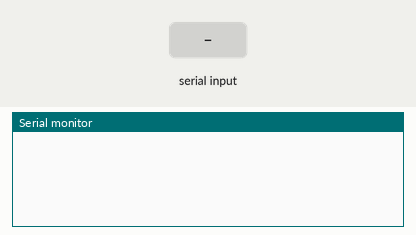
The sketch below on a simulated Arduino Mega 2560, built with avr-gcc and run on an emulated ATmega2560. Parts: the last lines printed to the serial monitor. Inputs (shaded band) come from the test bench.

Above: at 2.2 s.
2.3 s: "," received over the second serial link
At 2.9 s:
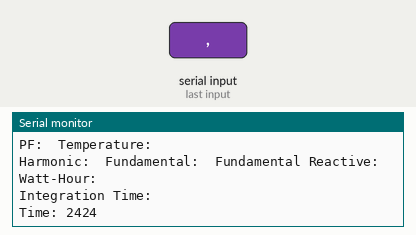
3.8 s: "1" received over the second serial link
At 3.96 s:
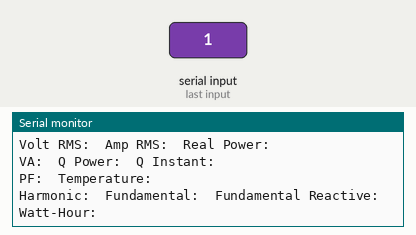

The sketch:

Arduino_Atmega_thesis.ino
```cpp
// defines used by the serial event
// do not modify
#define  STX 2
#define  ETX 3
#define  SERIALSTX 0
#define  SERIALETX 1
#define  SERIALRDY 2

// Energy Meter read results
String  EM;
String  EM_version;
String  EM_Vrms;
String  EM_Irms;
String  EM_RealPower;
String  EM_VA;
String  EM_QPower;
String  EM_QInstant;
String  EM_PowerFactor;
String  EM_Temperature;
String  EM_Harmonic;
String  EM_Fundamental;
String  EM_FundReact;
String  EM_WattHour;
String  EM_IntegrationTime;
String  myTime;

byte  serial_state;
String serialinput;
boolean  carddetected = false;
char a = 0;


void setup() {
  // initialize serial:
  Serial.begin(9600);
  Serial2.begin(9600);
  delay(1000);
  serial_state = SERIALSTX;
  serialinput = "";
  check_EnergyMeter();


}

void loop() {

  if (check_EnergyMeter() == true) {

    /* Replace the following demo codes with your own
    */
    Serial.print("Version: ");
    Serial.println(EM_version);
    Serial.print("Volt RMS: ");
    Serial.print(EM_Vrms);
    Serial.print(" Amp RMS: ");
    Serial.print(EM_Irms);
    Serial.print(" Real Power: ");
    Serial.println(EM_RealPower);

    Serial.print("VA: ");
    Serial.print(EM_VA);
    Serial.print(" Q Power: ");
    Serial.print(EM_QPower);
    Serial.print(" Q Instant: ");
    Serial.println(EM_QInstant);

    Serial.print("PF: ");
    Serial.print(EM_PowerFactor);
    Serial.print(" Temperature: ");
    Serial.println(EM_Temperature);

    Serial.print("Harmonic: ");
    Serial.print(EM_Harmonic);
    Serial.print(" Fundamental: ");
    Serial.print(EM_Fundamental);
    Serial.print(" Fundamental Reactive: ");
    Serial.println(EM_FundReact);

    Serial.print("Watt-Hour: ");
    Serial.println(EM_WattHour);
    Serial.print("Integration Time: ");
    Serial.println(EM_IntegrationTime);
    Serial.println("");

    Serial.print("Time: ");
    myTime = millis();
    Serial.println(myTime);
    delay(1000);
  }


  /*
    //Uncomment this to check the Energy meter data, if it is in ASCII CSV format
    //Then comment out the above sample code.
    // This is for checking only
    if(Serial.available()){
    a = Serial.read();
    Serial.print(a);
    }

  */

}


/* Do not modify anything in the following codes unless
  you absolutely know what you are doing :-) */

boolean check_EnergyMeter(void) {

  int  strindex;
  int  strindexe;

  // Read if Energy Meter II data is available
  if (serial_state == SERIALRDY) {

    //extract waiting for response portion
    strindex = serialinput.indexOf(",");
    EM = serialinput.substring(strindex, strindexe);

    //extract version portion
    strindex++;
    strindexe = serialinput.indexOf(",", strindex);
    EM_version = serialinput.substring(strindex, strindexe);

    //extract volt rms portion
    strindex = strindexe + 1;
    strindexe = serialinput.indexOf(",", strindex);
    EM_Vrms = serialinput.substring(strindex, strindexe);

    //extract amp rms portion
    strindex = strindexe + 1;
    strindexe = serialinput.indexOf(",", strindex);
    EM_Irms = serialinput.substring(strindex, strindexe);

    //extract real power portion
    strindex = strindexe + 1;
    strindexe = serialinput.indexOf(",", strindex);
    EM_RealPower = serialinput.substring(strindex, strindexe);

    //extract va portion
    strindex = strindexe + 1;
    strindexe = serialinput.indexOf(",", strindex);
    EM_VA = serialinput.substring(strindex, strindexe);

    //extract q power portion
    strindex = strindexe + 1;
    strindexe = serialinput.indexOf(",", strindex);
    EM_QPower = serialinput.substring(strindex, strindexe);

    //extract q instant portion
    strindex = strindexe + 1;
    strindexe = serialinput.indexOf(",", strindex);
    EM_QInstant = serialinput.substring(strindex, strindexe);

    //extract power factor portion
    strindex = strindexe + 1;
    strindexe = serialinput.indexOf(",", strindex);
    EM_PowerFactor = serialinput.substring(strindex, strindexe);

    //extract temperature portion
    strindex = strindexe + 1;
    strindexe = serialinput.indexOf(",", strindex);
    EM_Temperature = serialinput.substring(strindex, strindexe);

    //extract harmonic portion
    strindex = strindexe + 1;
    strindexe = serialinput.indexOf(",", strindex);
    EM_Harmonic = serialinput.substring(strindex, strindexe);

    //extract fundamental portion
    strindex = strindexe + 1;
    strindexe = serialinput.indexOf(",", strindex);
    EM_Fundamental = serialinput.substring(strindex, strindexe);

    //extract fundamental reactive portion
    strindex = strindexe + 1;
    strindexe = serialinput.indexOf(",", strindex);
    EM_FundReact = serialinput.substring(strindex, strindexe);

    //extract watt hour portion
    strindex = strindexe + 1;
    strindexe = serialinput.indexOf(",", strindex);
    EM_WattHour = serialinput.substring(strindex, strindexe);

    //extract integration portion
    strindex = strindexe + 1;
    strindexe = serialinput.indexOf(",", strindex);
    EM_IntegrationTime = serialinput.substring(strindex, strindexe);

    // clear received string and ready SERIAL for new stream
    serialinput = "";
    serial_state = SERIALSTX;
    return (true);
  }
  return (false); // return false if RFID data is not available
}


/* This is a interrupt driven serial Rx routine */

void serialEvent2() {
  while (Serial2.available()) {
    // get the new byte:
    char inChar = (char)Serial2.read();

    // Wait for the STX character
    if (serial_state == SERIALSTX) {
      if (inChar == STX) {
        serial_state = SERIALETX;  // STX character detected, enable next phase
        return;
      }
    }

    // Store rx character to serial input until ETX is detected
    if (serial_state == SERIALETX) {
      if (inChar != ETX) {
        serialinput += inChar;
        return;
      }
    }

    // Indicate serial data is ready after ETX is detected
    serial_state = SERIALRDY;
  }
}
```

Measured:
- after the input at 2.3 s, the serial monitor: prints a new line at once (image 1)
